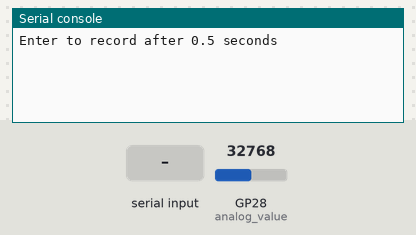
A program run on a simulated Raspberry Pi Pico running MicroPython. On the bench: the last lines printed to the serial console. The test bench sets the inputs (shaded band); at power-on: GP28 (analog_value) = 32768 (analog values on the 0–65535 scale). Files the program writes start out absent; the clock reads 2024-03-15 10:24:30 at power-on unless the program sets it.

Above: at 1.2 s.
1.3 s: "5" typed at the serial console, then Enter
At 2.5 s:
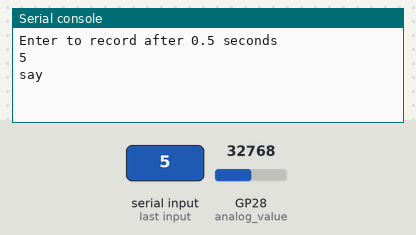
3.3 s: "90" typed at the serial console, then Enter
At 3.61 s:
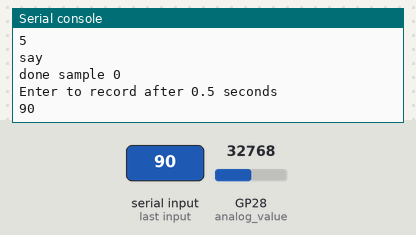

Measured:
- after the input at 1.3 s, the serial console: prints a new line at once (image 1)
- after the input at 3.3 s, the serial console: prints a new line at once (image 2)

The program:

sample_creator.py
```python
import os
from machine import Pin, ADC
import ustruct , time

analog_value = machine.ADC(28)
conversion_factor =3.3/(4096)

nowtm = time.time()
# while nowtm+5 >= time.time():
sample_name = "off"#input("enter sample name: ")
dir_name = "samples_" + sample_name
samplenum = 0
try:
    os.mkdir(dir_name)
except:
    pass
endprogram = False
while True:
    samples = []
    input("Enter to record after 0.5 seconds")
    time.sleep(0.5)
    print("say")
#     for _ in range(700):
    for _ in range(40):
        try:
            reading = int(analog_value.read_u16()*conversion_factor*100)/100
            samples.append(reading) #
#             print(reading)
#             time.sleep(0.001)
            time.sleep(0.02)
        except:
            endprogram = True
    if endprogram:
        break
    else:
        with open(dir_name+"/"+sample_name+"_"+str(samplenum)+".txt", 'w') as output:
            output.write(str(samples))
        print("done sample", samplenum)
        samplenum += 1


with open('Voice.bin', 'w') as output:
     output.write(",".join(samples))
```
